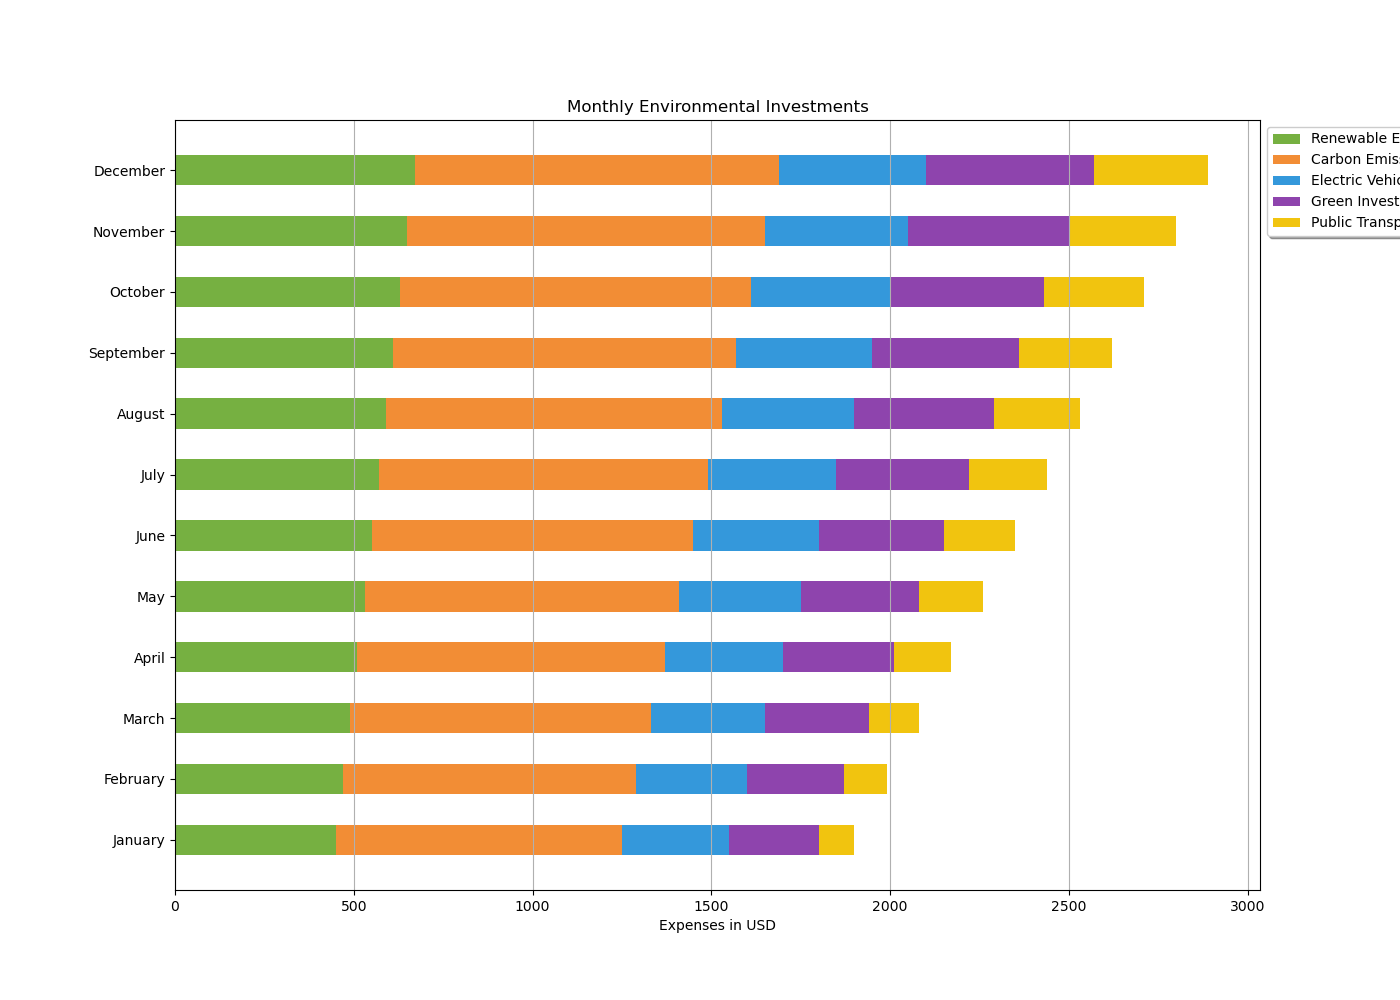

Reproduce this figure in Python.

import matplotlib.pyplot as plt

# Data
months = ['January', 'February', 'March', 'April', 'May', 'June', 'July', 'August', 'September', 'October', 'November', 'December']
renewable_energy = [450, 470, 490, 510, 530, 550, 570, 590, 610, 630, 650, 670]
carbon_emissions = [800, 820, 840, 860, 880, 900, 920, 940, 960, 980, 1000, 1020]
electric_vehicles = [300, 310, 320, 330, 340, 350, 360, 370, 380, 390, 400, 410]
green_investments = [250, 270, 290, 310, 330, 350, 370, 390, 410, 430, 450, 470]
public_transport = [100, 120, 140, 160, 180, 200, 220, 240, 260, 280, 300, 320]

# Stacked Bar Chart
fig, ax = plt.subplots(figsize=(14, 10))

bar_height = 0.5
index = range(len(months))

p1 = plt.barh(index, renewable_energy, bar_height, label='Renewable Energy', color='#76B041')
p2 = plt.barh(index, carbon_emissions, bar_height, left=renewable_energy, label='Carbon Emissions', color='#F28D35')
p3 = plt.barh(index, electric_vehicles, bar_height, left=[r + c for r, c in zip(renewable_energy, carbon_emissions)], label='Electric Vehicles', color='#3498DB')
p4 = plt.barh(index, green_investments, bar_height, left=[r + c + e for r, c, e in zip(renewable_energy, carbon_emissions, electric_vehicles)], label='Green Investments', color='#8E44AD')
p5 = plt.barh(index, public_transport, bar_height, left=[r + c + e + g for r, c, e, g in zip(renewable_energy, carbon_emissions, electric_vehicles, green_investments)], label='Public Transport', color='#F1C40F')

plt.xlabel('Expenses in USD')
plt.yticks(index, months)
plt.title('Monthly Environmental Investments')
plt.legend(loc='upper left', bbox_to_anchor=(1, 1), shadow=True, ncol=1)

# Customizing the grid
plt.grid(axis='x')

plt.show()
